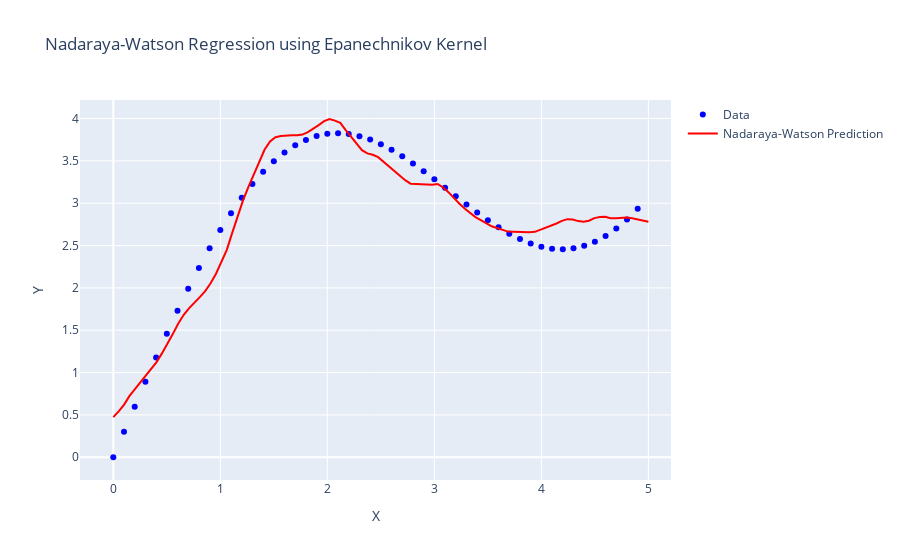
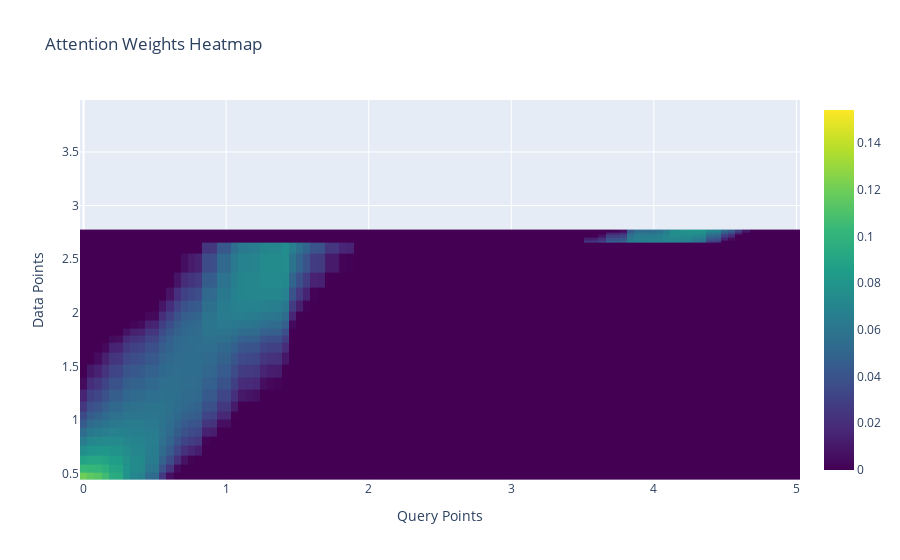

The code cell stored with these charts, in order, in its notebook:
### Markdown cell above
Регрессия Надарая–Уотсона (NW) — это классический непараметрический метод, используемый для оценки условного математического ожидания случайной величины. Метод сводится к взвешенному усреднению наблюдаемых значений зависимой переменной, где веса определяются ядерной функцией, зависящей от близости точек данных к точке запроса. Эта концепция нашла концептуальное отражение в машинном обучении, в частности, в механизме внимания.

Механизм внимания, являющийся ключевым компонентом многих современных нейросетевых архитектур, таких как Transformers, вычисляет выход как взвешенную сумму значений (values). При этом веса внимания, определяющие степень важности каждого элемента, вычисляются на основе совместимости запроса (query) с ключами (keys). Такой подход можно рассматривать как обобщение принципа регрессии Надарая–Уотсона, где веса внимания интерпретируются как динамически вычисляемые функции ядра. Эти ядра определяют вклад каждого входного элемента в выходной результат на основе его релевантности запросу.

### Code cell
import plotly.graph_objs as go
import numpy             as np

# Generating synthetic data
np.random.seed(42)

def f(x):
    return 2 * np.sin(x) + x

n = 100


x_train = np.sort(np.random.rand(n) * 5)
y_train = f(x_train) + np.random.randn(n)

x_val = np.arange(0, 5, 0.1)
y_val = f(x_val)

# Kernel functions
def gaussian_kernel(x, x_i, bandwidth):
    return np.exp(-0.5 * ((x - x_i) / bandwidth) ** 2) / (bandwidth * np.sqrt(2 * np.pi))

def epanechnikov_kernel(x, x_i, bandwidth):
    u = (x - x_i) / bandwidth
    return 0.75 * (1 - u**2) / bandwidth if np.abs(u) <= 1 else 0

# Nadaraya-Watson estimator with attention weights
def nadaraya_watson_with_attention(x_query, X, Y, bandwidth, kernel_type='epanechnikov'):
    if kernel_type == 'gaussian':
        kernel = gaussian_kernel
    elif kernel_type == 'epanechnikov':
        kernel = epanechnikov_kernel
    else:
        raise ValueError("Unsupported kernel type. Use 'gaussian' or 'epanechnikov'.")

    weights = np.array([kernel(x_query, x_i, bandwidth) for x_i in X])
    attention_weights = weights / np.sum(weights)
    return np.sum(attention_weights * Y), attention_weights

# Parameters
bandwidth = 0.5
kernel_type = 'epanechnikov'  # Change to 'gaussian' or 'epanechnikov'

# Applying NW regression to the data
X_query = np.linspace(0, 5, 100)
Y_pred = np.array([nadaraya_watson_with_attention(x, x_train, y_train, bandwidth, kernel_type)[0] for x in X_query])

# Compute attention weights for each query point
attention_matrix = np.array([nadaraya_watson_with_attention(x, x_train, y_train, bandwidth, kernel_type)[1] for x in X_query])

# Plotting the Nadaraya-Watson regression results using Plotly
data_regression = [
    go.Scatter(x=x_val, y=y_val, mode='markers', name='Data', marker=dict(color='blue')),
    go.Scatter(x=X_query, y=Y_pred, mode='lines', name='Nadaraya-Watson Prediction', line=dict(color='red'))
]

layout_regression = go.Layout(
    title=f'Nadaraya-Watson Regression using {kernel_type.capitalize()} Kernel',
    xaxis=dict(title='X'),
    yaxis=dict(title='Y')
)

fig_regression = go.Figure(data=data_regression, layout=layout_regression)

# Plotting the attention weights heatmap using Plotly
heatmap = go.Heatmap(z=attention_matrix, x=X_query, y=Y_pred, colorscale='Viridis', name='Attention Weights')

layout_heatmap = go.Layout(
    title='Attention Weights Heatmap',
    xaxis=dict(title='Query Points'),
    yaxis=dict(title='Data Points')
)

fig_heatmap = go.Figure(data=[heatmap], layout=layout_heatmap)

# Display the figures
fig_regression.show()
fig_heatmap.show()

### Figure 1 — Plotly figure (JSON) as saved in the notebook; plotly's stock layout.template omitted (floating-point values rounded to 4 significant figures)
{"data": [{"marker": {"color": "blue"}, "mode": "markers", "name": "Data", "type": "scatter", "x": [0.0, 0.1, 0.2, 0.3, 0.4, 0.5, 0.6, 0.7, 0.8, 0.9, 1.0, 1.1, 1.2, 1.3, 1.4, 1.5, 1.6, 1.7, 1.8, 1.9, 2.0, 2.1, 2.2, 2.3, 2.4, 2.5, 2.6, 2.7, 2.8, 2.9, 3.0, 3.1, 3.2, 3.3, 3.4, 3.5, 3.6, 3.7, 3.8, 3.9, 4.0, 4.1, 4.2, 4.3, 4.4, 4.5, 4.6, 4.7, 4.8, 4.9], "y": [0.0, 0.2997, 0.5973, 0.891, 1.179, 1.459, 1.729, 1.988, 2.235, 2.467, 2.683, 2.882, 3.064, 3.227, 3.371, 3.495, 3.599, 3.683, 3.748, 3.793, 3.819, 3.826, 3.817, 3.791, 3.751, 3.697, 3.631, 3.555, 3.47, 3.378, 3.282, 3.183, 3.083, 2.985, 2.889, 2.798, 2.715, 2.64, 2.576, 2.524, 2.486, 2.463, 2.457, 2.468, 2.497, 2.545, 2.613, 2.7, 2.808, 2.935]}, {"line": {"color": "red"}, "mode": "lines", "name": "Nadaraya-Watson Prediction", "type": "scatter", "x": [0.0, 0.05051, 0.101, 0.1515, 0.202, 0.2525, 0.303, 0.3535, 0.404, 0.4545, 0.5051, 0.5556, 0.6061, 0.6566, 0.7071, 0.7576, 0.8081, 0.8586, 0.9091, 0.9596, 1.01, 1.061, 1.111, 1.162, 1.212, 1.263, 1.313, 1.364, 1.414, 1.465, 1.515, 1.566, 1.616, 1.667, 1.717, 1.768, 1.818, 1.869, 1.919, 1.97, 2.02, 2.071, 2.121, 2.172, 2.222, 2.273, 2.323, 2.374, 2.424, 2.475, 2.525, 2.576, 2.626, 2.677, 2.727, 2.778, 2.828, 2.879, 2.929, 2.98, 3.03, 3.081, 3.131, 3.182, 3.232, 3.283, 3.333, 3.384, 3.434, 3.485, 3.535, 3.586, 3.636, 3.687, 3.737, 3.788, 3.838, 3.889, 3.939, 3.99, 4.04, 4.091, 4.141, 4.192, 4.242, 4.293, 4.343, 4.394, 4.444, 4.495, 4.545, 4.596, 4.646, 4.697, 4.747, 4.798, 4.848, 4.899, 4.949, 5.0], "y": [0.4742, 0.5413, 0.6212, 0.7243, 0.8038, 0.8869, 0.9638, 1.039, 1.124, 1.226, 1.336, 1.454, 1.575, 1.679, 1.759, 1.821, 1.891, 1.961, 2.055, 2.167, 2.308, 2.449, 2.65, 2.84, 3.033, 3.194, 3.334, 3.477, 3.633, 3.729, 3.78, 3.794, 3.793, 3.801, 3.803, 3.81, 3.84, 3.879, 3.923, 3.969, 3.994, 3.975, 3.948, 3.864, 3.787, 3.703, 3.626, 3.588, 3.572, 3.543, 3.488, 3.429, 3.378, 3.321, 3.272, 3.23, 3.227, 3.224, 3.219, 3.219, 3.227, 3.187, 3.13, 3.061, 2.997, 2.937, 2.884, 2.836, 2.801, 2.765, 2.727, 2.707, 2.683, 2.665, 2.663, 2.66, 2.656, 2.656, 2.662, 2.684, 2.714, 2.736, 2.761, 2.791, 2.812, 2.807, 2.789, 2.78, 2.793, 2.824, 2.838, 2.839, 2.823, 2.823, 2.827, 2.831, 2.823, 2.811, 2.794, 2.782]}], "layout": {"title": {"text": "Nadaraya-Watson Regression using Epanechnikov Kernel"}, "xaxis": {"title": {"text": "X"}}, "yaxis": {"title": {"text": "Y"}}}}

### Figure 2 — Plotly figure (JSON) as saved in the notebook; plotly's stock layout.template omitted (floating-point values rounded to 4 significant figures; data arrays with more than 128 entries replaced by an {"elided": "..."} marker saying what was removed)
{"data": [{"colorscale": [[0, "#440154"], [0.1111, "#482878"], [0.2222, "#3e4989"], [0.3333, "#31688e"], [0.4444, "#26828e"], [0.5556, "#1f9e89"], [0.6667, "#35b779"], [0.7778, "#6ece58"], [0.8889, "#b5de2b"], [1, "#fde725"]], "name": "Attention Weights", "type": "heatmap", "x": [0.0, 0.05051, 0.101, 0.1515, 0.202, 0.2525, 0.303, 0.3535, 0.404, 0.4545, 0.5051, 0.5556, 0.6061, 0.6566, 0.7071, 0.7576, 0.8081, 0.8586, 0.9091, 0.9596, 1.01, 1.061, 1.111, 1.162, 1.212, 1.263, 1.313, 1.364, 1.414, 1.465, 1.515, 1.566, 1.616, 1.667, 1.717, 1.768, 1.818, 1.869, 1.919, 1.97, 2.02, 2.071, 2.121, 2.172, 2.222, 2.273, 2.323, 2.374, 2.424, 2.475, 2.525, 2.576, 2.626, 2.677, 2.727, 2.778, 2.828, 2.879, 2.929, 2.98, 3.03, 3.081, 3.131, 3.182, 3.232, 3.283, 3.333, 3.384, 3.434, 3.485, 3.535, 3.586, 3.636, 3.687, 3.737, 3.788, 3.838, 3.889, 3.939, 3.99, 4.04, 4.091, 4.141, 4.192, 4.242, 4.293, 4.343, 4.394, 4.444, 4.495, 4.545, 4.596, 4.646, 4.697, 4.747, 4.798, 4.848, 4.899, 4.949, 5.0], "y": [0.4742, 0.5413, 0.6212, 0.7243, 0.8038, 0.8869, 0.9638, 1.039, 1.124, 1.226, 1.336, 1.454, 1.575, 1.679, 1.759, 1.821, 1.891, 1.961, 2.055, 2.167, 2.308, 2.449, 2.65, 2.84, 3.033, 3.194, 3.334, 3.477, 3.633, 3.729, 3.78, 3.794, 3.793, 3.801, 3.803, 3.81, 3.84, 3.879, 3.923, 3.969, 3.994, 3.975, 3.948, 3.864, 3.787, 3.703, 3.626, 3.588, 3.572, 3.543, 3.488, 3.429, 3.378, 3.321, 3.272, 3.23, 3.227, 3.224, 3.219, 3.219, 3.227, 3.187, 3.13, 3.061, 2.997, 2.937, 2.884, 2.836, 2.801, 2.765, 2.727, 2.707, 2.683, 2.665, 2.663, 2.66, 2.656, 2.656, 2.662, 2.684, 2.714, 2.736, 2.761, 2.791, 2.812, 2.807, 2.789, 2.78, 2.793, 2.824, 2.838, 2.839, 2.823, 2.823, 2.827, 2.831, 2.823, 2.811, 2.794, 2.782], "z": {"elided": "100x100 float values"}}], "layout": {"title": {"text": "Attention Weights Heatmap"}, "xaxis": {"title": {"text": "Query Points"}}, "yaxis": {"title": {"text": "Data Points"}}}}
